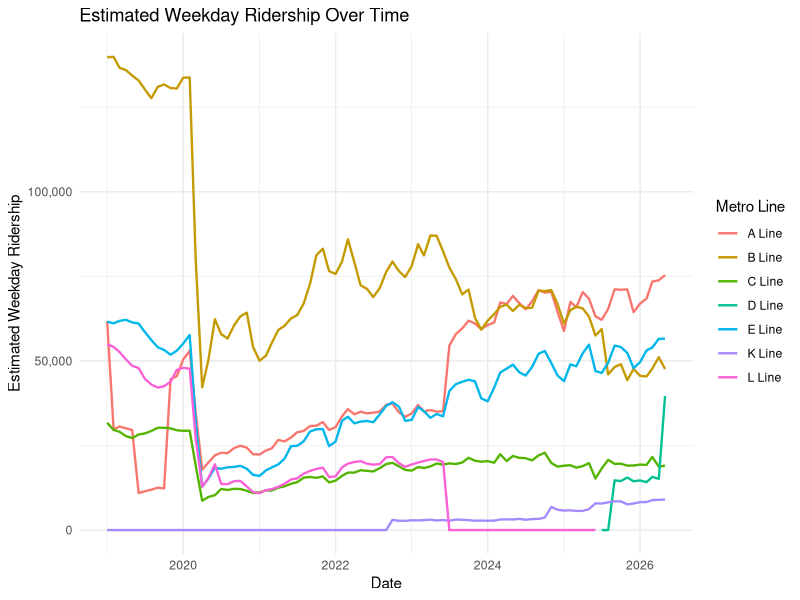
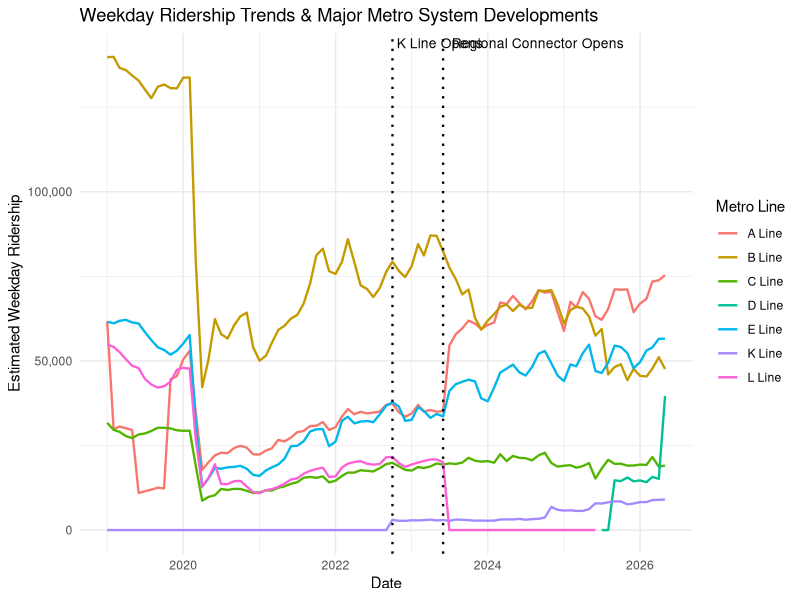
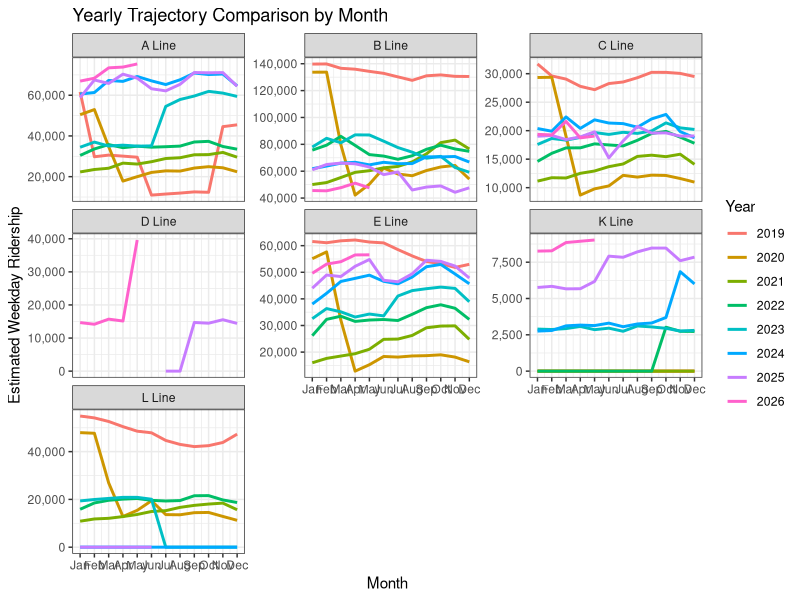

Source code (R) for these figures, in order:
metro <- read.csv("metro_ridership.csv")
head(metro)

# 1. Load the required package
library(ggplot2)

# 2. Read the data (if not already loaded)
metro <- read.csv("metro_ridership.csv")

# 3. Create the date column so line plots work properly
metro$date <- as.Date(paste(metro$year, metro$month, "01", sep = "-"))

# 4. Create the graph ~ looking at ridership over time for each line
ggplot(metro, aes(x = date, y = est_wkday_ridership, color = line_name)) +
  geom_line(linewidth = 0.8) +
  scale_y_continuous(labels = scales::comma) +
  labs(
    title = "Estimated Weekday Ridership Over Time",
    x = "Date",
    y = "Estimated Weekday Ridership",
    color = "Metro Line"
  ) +
  theme_minimal()

library(ggplot2)

# Adding dates when the new Metro projects were opened
# October 2022: The K line is opened
# June 2023: Regional Connecter opening (Re-links of A, E, and L lines)
events <- data.frame(
  date = as.Date(c("2022-10-01", "2023-06-01")),
  label = c("K Line Opens", "Regional Connector Opens")
)

ggplot(metro, aes(x = date, y = est_wkday_ridership, color = line_name)) +
  geom_line(linewidth = 0.8) +
  geom_vline(data = events, aes(xintercept = date), linetype = "dotted", linewidth = 0.8) +
  geom_text(data = events, aes(x = date, y = Inf, label = label), 
            vjust = 1.5, hjust = -0.05, inherit.aes = FALSE, size = 3.5) +
  scale_y_continuous(labels = scales::comma) +
  labs(
    title = "Weekday Ridership Trends & Major Metro System Developments",
    x = "Date",
    y = "Estimated Weekday Ridership",
    color = "Metro Line"
  ) +
  theme_minimal()

# Compare years Side by Side
ggplot(metro, aes(x = month, y = est_wkday_ridership, color = as.factor(year))) +
  geom_line(linewidth = 1) +
  facet_wrap(~ line_name, scales = "free_y") +
  scale_x_continuous(breaks = 1:12, labels = month.abb) +
  scale_y_continuous(labels = scales::comma) +
  labs(
    title = "Yearly Trajectory Comparison by Month",
    x = "Month",
    y = "Estimated Weekday Ridership",
    color = "Year"
  ) +
  theme_bw()
